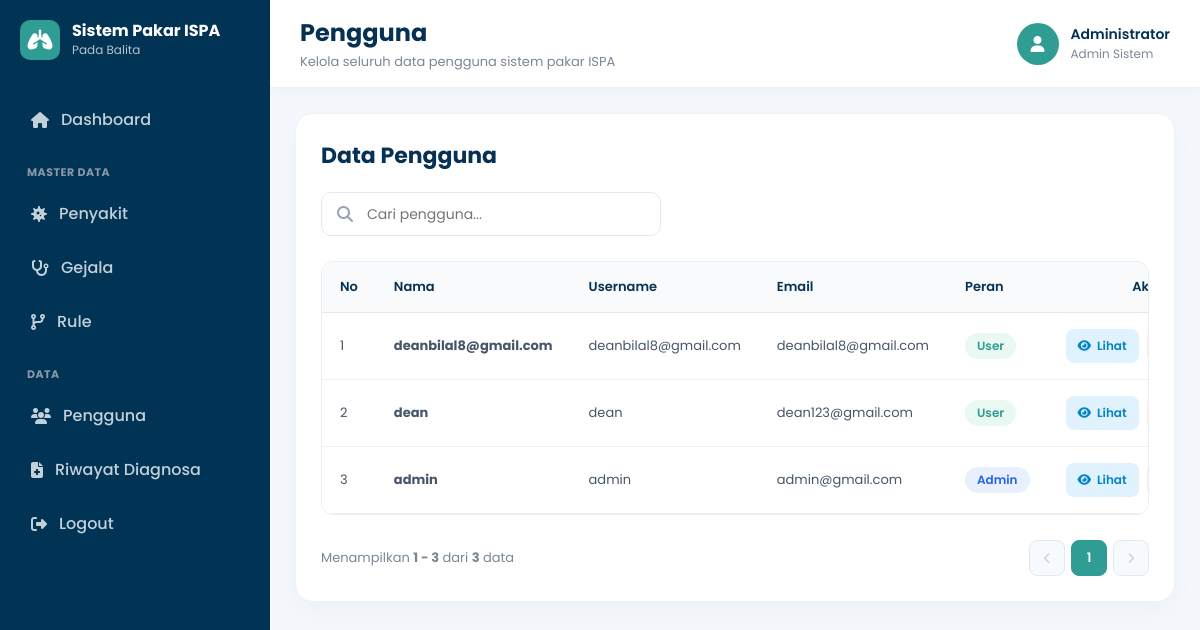
Screenshot of /admin/pengguna.php with the database file from the repository.
### tables this page shows
CREATE TABLE `tb_user` (
  `id_user` int(11) NOT NULL,
  `nama_lengkap` varchar(100) NOT NULL,
  `username` varchar(50) NOT NULL,
  `email` varchar(100) NOT NULL,
  `password` varchar(255) NOT NULL,
  `no_hp` varchar(20) DEFAULT NULL,
  `alamat` text DEFAULT NULL,
  `foto` varchar(255) DEFAULT 'default.png',
  `role` enum('admin','user') DEFAULT 'user',
  `created_at` timestamp NOT NULL DEFAULT current_timestamp()
);

### admin/pengguna.php (the view, shortened to what this page needs)
<?php
require_once "../config/koneksi.php";
include "../includes/sidebar.php";
$limit = 5;
$page = isset($_GET['halaman']) ? (int)$_GET['halaman'] : 1;
$start = ($page > 1) ? ($page * $limit) - $limit : 0;
$keyword = "";
$where_clause = "";
$query_total = "SELECT COUNT(*) AS total FROM tb_user" . $where_clause;
$result_total = mysqli_query($conn, $query_total);
$row_total = mysqli_fetch_assoc($result_total);
$total_data = $row_total['total'] ?? 0;
$total_pages = ceil($total_data / $limit);
$query = "SELECT * FROM tb_user" . $where_clause . " ORDER BY id_user DESC LIMIT $start, $limit";
$result = mysqli_query($conn, $query);
$from_data = $total_data > 0 ? $start + 1 : 0;
$to_data = min($start + $limit, $total_data);
?>
<!DOCTYPE html>
<html lang="id">
<head>
    <link rel="stylesheet" href="https://cdnjs.cloudflare.com/ajax/libs/font-awesome/6.6.0/css/all.min.css">
</head>
<body>
    <div class="main-content">
        <div class="topbar">
            <div class="topbar-left">
                <div>
                    <h2>Pengguna</h2>
                    <p>Kelola seluruh data pengguna sistem pakar ISPA</p>
                </div>
            </div>
            <div class="admin-profile">
                <div class="avatar">
                    <i class="fa-solid fa-user"></i>
                </div>
                <div class="admin-info">
                    <h4>Administrator</h4>
                    <span>Admin Sistem</span>
                </div>
            </div>
        </div>
        <div class="content">
            <div class="card">
                <div class="page-header">
                    <h3>Data Pengguna</h3>
                </div>
                <div class="toolbar">
                    <form action="" method="GET" class="search-box">
                        <i class="fa-solid fa-magnifying-glass"></i>
                        <input type="text" name="cari" value="<?= htmlspecialchars($keyword); ?>" placeholder="Cari pengguna...">
                    </form>
                </div>
                <div class="table-responsive">
                    <table>
                        <thead>
                            <tr>
                                <th width="60">No</th>
                                <th>Nama</th>
                                <th>Username</th>
                                <th>Email</th>
                                <th width="120">Peran</th>
                                <th class="aksi">Aksi</th>
                            </tr>
                        </thead>
                        <tbody>
                            <?php if ($result && mysqli_num_rows($result) > 0) : ?>
                                <?php
                                $no = $start + 1;
                                while ($row = mysqli_fetch_assoc($result)) :
                                ?>
                                <tr>
                                    <td><?= $no++; ?></td>
                                    <td><strong><?= htmlspecialchars($row['nama'] ?? $row['username']); ?></strong></td>
                                    <td><?= htmlspecialchars($row['username']); ?></td>
                                    <td><?= htmlspecialchars($row['email'] ?? '-'); ?></td>
                                    <td>
                                        <?php if (($row['role'] ?? 'user') == 'admin'): ?>
                                            <span class="badge badge-admin">Admin</span>
                                        <?php else: ?>
                                            <span class="badge badge-user">User</span>
                                        <?php endif; ?>
                                    </td>
                                    <td>
                                        <div class="action-group">
                                            <a href="../proses/pengguna/detail_user.php?id=<?= $row['id_user']; ?>" class="btn-view">
                                                <i class="fa-solid fa-eye"></i> Lihat
                                            </a>
                                            <a href="../proses/pengguna/hapus.php?id=<?= $row['id_user']; ?>" class="btn-delete" onclick="return confirm('Apakah Anda yakin ingin menghapus pengguna ini?');">
                                            </a>
                                        </div>
                                    </td>
                                </tr>
                                <?php endwhile; ?>
                            <?php endif; ?>
                        </tbody>
                    </table>
                </div>
                <?php if ($total_data > 0) : ?>
                <div class="table-footer">
                    <div class="table-info">
                        Menampilkan <strong><?= $from_data; ?> - <?= $to_data; ?></strong> dari <strong><?= $total_data; ?></strong> data
                    </div>
                    <div class="pagination">
                        <?php if ($page > 1) : ?>
                            <a href="?halaman=<?= $page - 1; ?><?= !empty($keyword) ? '&cari=' . urlencode($keyword) : ''; ?>" class="page-link">
                                <i class="fa-solid fa-angle-left"></i>
                            </a>
                        <?php else : ?>
                            <span class="page-link disabled"><i class="fa-solid fa-angle-left"></i></span>
                        <?php endif; ?>
                        <?php for ($i = 1; $i <= $total_pages; $i++) : ?>
                            <a href="?halaman=<?= $i; ?><?= !empty($keyword) ? '&cari=' . urlencode($keyword) : ''; ?>" class="page-link <?= ($i == $page) ? 'active' : ''; ?>">
                                <?= $i; ?>
                            </a>
                        <?php endfor; ?>
                        <?php if ($page < $total_pages) : ?>
                            <a href="?halaman=<?= $page + 1; ?><?= !empty($keyword) ? '&cari=' . urlencode($keyword) : ''; ?>" class="page-link">
                                <i class="fa-solid fa-angle-right"></i>
                            </a>
                        <?php else : ?>
                            <span class="page-link disabled"><i class="fa-solid fa-angle-right"></i></span>
                        <?php endif; ?>
                    </div>
                </div>
                <?php endif; ?>
            </div>
        </div>
    </div>
</body>
</html>

### admin/pengguna.php (style rules this page uses)
* { margin: 0; padding: 0; box-sizing: border-box; font-family: 'Poppins', sans-serif; }
body { background: #F4F7FB; color: #2C3E50; overflow-x: hidden; }
.main-content { margin-left: 270px; min-height: 100vh; transition: all 0.3s ease; }
.topbar { min-height: 80px; background: #FFFFFF; display: flex; justify-content: space-between; align-items: center; padding: 15px 30px; border-bottom: 1px solid #EDF2F7; box-shadow: 0 3px 15px rgba(0, 0, 0, .03); position: sticky; top: 0; z-index: 99; }
.topbar-left { display: flex; align-items: center; gap: 15px; }
.topbar h2 { color: #063154; font-size: 24px; font-weight: 700; }
.topbar p { margin-top: 2px; color: #7B8794; font-size: 13px; }
.admin-profile { display: flex; align-items: center; gap: 12px; }
.avatar { width: 42px; height: 42px; border-radius: 50%; background: #2F9D94; display: flex; justify-content: center; align-items: center; color: #FFF; flex-shrink: 0; font-size: 16px; }
.admin-info h4 { color: #063154; font-size: 14px; margin: 0; font-weight: 600; }
.admin-info span { color: #7B8794; font-size: 12px; }
.content { padding: 25px; }
.card { background: #FFF; border-radius: 18px; padding: 25px; box-shadow: 0 10px 25px rgba(0, 0, 0, .03); border: 1px solid #EEF2F7; }
.page-header { display: flex; justify-content: space-between; align-items: center; margin-bottom: 20px; }
.page-header h3 { color: #063154; font-size: 22px; font-weight: 700; }
.toolbar { display: flex; justify-content: space-between; align-items: center; margin-bottom: 25px; gap: 15px; }
.search-box { width: 340px; position: relative; }
.search-box i { position: absolute; top: 50%; transform: translateY(-50%); left: 16px; color: #94A3B8; }
.search-box input { width: 100%; height: 44px; padding: 10px 18px 10px 45px; border: 1px solid #E2E8F0; border-radius: 10px; outline: none; transition: .3s; font-size: 14px; background: #FFF; }
.table-responsive { width: 100%; overflow-x: auto; -webkit-overflow-scrolling: touch; border: 1px solid #E9EEF3; border-radius: 12px; background: #FFF; }
table { width: 100%; border-collapse: collapse; min-width: 650px; }
thead { background: #F8FAFC; }
thead th { padding: 15px 18px; text-align: left; font-size: 13px; color: #063154; font-weight: 600; border-bottom: 1px solid #E5E7EB; white-space: nowrap; }
tbody td { padding: 16px 18px; border-bottom: 1px solid #EDF2F7; color: #475569; font-size: 13px; vertical-align: middle; }
.aksi { width: 170px; text-align: center; }
.badge { display: inline-block; padding: 4px 12px; border-radius: 30px; font-size: 12px; font-weight: 600; }
.badge-user { background: #EAF8F2; color: #2F9D94; }
.badge-admin { background: #E8F0FE; color: #2563EB; }
.action-group { display: flex; align-items: center; justify-content: center; gap: 8px; }
.btn-view { text-decoration: none; border: none; background: #E0F2FE; color: #0284C7; padding: 8px 12px; border-radius: 8px; cursor: pointer; transition: .3s; font-size: 12px; font-weight: 600; display: inline-flex; align-items: center; gap: 6px; }
.btn-delete { text-decoration: none; border: none; background: #FDECEC; color: #E74C3C; padding: 8px 12px; border-radius: 8px; cursor: pointer; transition: .3s; font-size: 12px; font-weight: 600; display: inline-flex; align-items: center; gap: 6px; }
.table-footer { margin-top: 25px; display: flex; justify-content: space-between; align-items: center; flex-wrap: wrap; gap: 15px; }
.table-info { color: #7B8794; font-size: 13px; }
.pagination { display: flex; gap: 6px; align-items: center; }
.page-link { min-width: 36px; height: 36px; padding: 0 10px; border-radius: 8px; background: #FFF; border: 1px solid #E2E8F0; color: #4A5568; font-weight: 600; font-size: 13px; text-decoration: none; display: inline-flex; align-items: center; justify-content: center; transition: .3s; }
.page-link.active { background: #2F9D94; color: #FFF; border-color: #2F9D94; }
.page-link.disabled { background: #F7FAFC; color: #CBD5E0; border-color: #E2E8F0; cursor: not-allowed; pointer-events: none; }

### rows the page displays
tb_user: username "deanbilal8@gmail.com", email "deanbilal8@gmail.com", role "User"
tb_user: username "dean", email "dean123@gmail.com", role "User"
tb_user: username "admin", email "admin@gmail.com", role "Admin"

### other values shown
$from_data "1"
$to_data "3"
$total_data "3"
